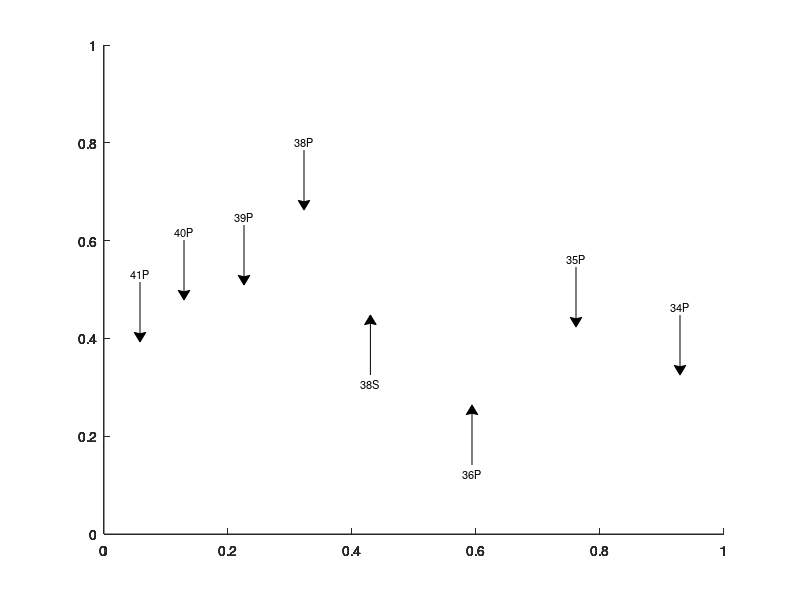

Write MATLAB code to recreate this figure.
arrowX = [.175 .175];
arrowY = [0.53 0.43];
ArrowHan = annotation('textarrow',arrowX,arrowY);
set(ArrowHan,...
    'String','41P',...
    'FontSize',8,...
    'HeadStyle', 'vback1',...
    'HeadLength', 5,...
    'HeadWidth', 6)

arrowX = [.23 .23];
arrowY = [0.6 0.5];
ArrowHan = annotation('textarrow',arrowX,arrowY);
set(ArrowHan,...
    'String','40P',...
    'FontSize',8,...
    'HeadStyle', 'vback1',...
    'HeadLength', 5,...
    'HeadWidth', 6)

arrowX = [0.305 0.305];
arrowY = [0.625 0.525];
ArrowHan = annotation('textarrow',arrowX,arrowY);
set(ArrowHan,...
    'String','39P',...
    'FontSize',8,...
    'HeadStyle', 'vback1',...
    'HeadLength', 5,...
    'HeadWidth', 6)

arrowX = [0.38 0.38];
arrowY = [0.75 0.65];
ArrowHan = annotation('textarrow',arrowX,arrowY);
set(ArrowHan,...
    'String','38P',...
    'FontSize',8,...
    'HeadStyle', 'vback1',...
    'HeadLength', 5,...
    'HeadWidth', 6)

arrowX = [.463 .463];
arrowY = [.375 .475];
ArrowHan = annotation('textarrow',arrowX,arrowY);
set(ArrowHan,...
    'String','38S',...
    'FontSize',8,...
    'HeadStyle', 'vback1',...
    'HeadLength', 5,...
    'HeadWidth', 6)

arrowX = [.59 .59];
arrowY = [.225 .325];
ArrowHan = annotation('textarrow',arrowX,arrowY);
set(ArrowHan,...
    'String','36P',...
    'FontSize',8,...
    'HeadStyle', 'vback1',...
    'HeadLength', 5,...
    'HeadWidth', 6)

arrowX = [.72 .72];
arrowY = [.555 .455];
ArrowHan = annotation('textarrow',arrowX,arrowY);
set(ArrowHan,...
    'String','35P',...
    'FontSize',8,...
    'HeadStyle', 'vback1',...
    'HeadLength', 5,...
    'HeadWidth', 6)

arrowX = [.85 .85];
arrowY = [.475 .375];
ArrowHan = annotation('textarrow',arrowX,arrowY);
set(ArrowHan,...
    'String','34P',...
    'FontSize',8,...
    'HeadStyle', 'vback1',...
    'HeadLength', 5,...
    'HeadWidth', 6)